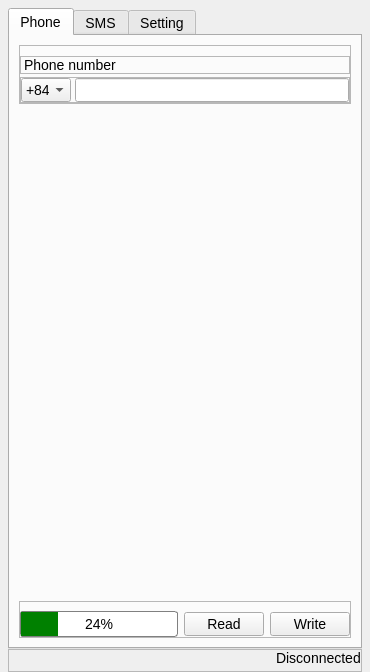
<?xml version="1.0" encoding="UTF-8"?>
<ui version="4.0">
 <class>MainWindow</class>
 <widget class="QMainWindow" name="MainWindow">
  <property name="geometry">
   <rect>
    <x>0</x>
    <y>0</y>
    <width>370</width>
    <height>672</height>
   </rect>
  </property>
  <property name="windowTitle">
   <string>MainWindow</string>
  </property>
  <property name="styleSheet">
   <string notr="true">font-size:14px;</string>
  </property>
  <widget class="QWidget" name="centralwidget">
   <layout class="QVBoxLayout" name="verticalLayout">
    <property name="spacing">
     <number>0</number>
    </property>
    <property name="leftMargin">
     <number>8</number>
    </property>
    <property name="topMargin">
     <number>8</number>
    </property>
    <property name="rightMargin">
     <number>8</number>
    </property>
    <property name="bottomMargin">
     <number>0</number>
    </property>
    <item>
     <widget class="QTabWidget" name="tabWidget">
      <property name="styleSheet">
       <string notr="true">QProgressBar {border: 1px solid gray;border-radius: 3px;text-align: center;background-color: white;color: black;} QProgressBar::chunk {background-color: green;}</string>
      </property>
      <property name="inputMethodHints">
       <set>Qt::ImhNone</set>
      </property>
      <property name="tabPosition">
       <enum>QTabWidget::North</enum>
      </property>
      <property name="currentIndex">
       <number>0</number>
      </property>
      <property name="usesScrollButtons">
       <bool>true</bool>
      </property>
      <property name="documentMode">
       <bool>false</bool>
      </property>
      <property name="movable">
       <bool>false</bool>
      </property>
      <property name="tabBarAutoHide">
       <bool>false</bool>
      </property>
      <widget class="QWidget" name="tab_1">
       <attribute name="title">
        <string>Phone</string>
       </attribute>
       <layout class="QVBoxLayout" name="verticalLayout_5">
        <item alignment="Qt::AlignTop">
         <widget class="QFrame" name="frame_4">
          <property name="frameShape">
           <enum>QFrame::StyledPanel</enum>
          </property>
          <property name="frameShadow">
           <enum>QFrame::Raised</enum>
          </property>
          <layout class="QVBoxLayout" name="verticalLayout_4">
           <property name="spacing">
            <number>3</number>
           </property>
           <property name="leftMargin">
            <number>0</number>
           </property>
           <property name="topMargin">
            <number>10</number>
           </property>
           <property name="rightMargin">
            <number>0</number>
           </property>
           <property name="bottomMargin">
            <number>0</number>
           </property>
           <item>
            <widget class="QFrame" name="frame_7">
             <property name="frameShape">
              <enum>QFrame::StyledPanel</enum>
             </property>
             <property name="frameShadow">
              <enum>QFrame::Raised</enum>
             </property>
             <layout class="QHBoxLayout" name="horizontalLayout_6">
              <property name="spacing">
               <number>0</number>
              </property>
              <property name="leftMargin">
               <number>3</number>
              </property>
              <property name="topMargin">
               <number>0</number>
              </property>
              <property name="rightMargin">
               <number>0</number>
              </property>
              <property name="bottomMargin">
               <number>0</number>
              </property>
              <item>
               <widget class="QLabel" name="label_2">
                <property name="sizePolicy">
                 <sizepolicy hsizetype="Preferred" vsizetype="Fixed">
                  <horstretch>0</horstretch>
                  <verstretch>0</verstretch>
                 </sizepolicy>
                </property>
                <property name="text">
                 <string>Phone number</string>
                </property>
               </widget>
              </item>
             </layout>
            </widget>
           </item>
           <item>
            <widget class="QFrame" name="frame_5">
             <property name="frameShape">
              <enum>QFrame::StyledPanel</enum>
             </property>
             <property name="frameShadow">
              <enum>QFrame::Raised</enum>
             </property>
             <layout class="QHBoxLayout" name="horizontalLayout_4">
              <property name="spacing">
               <number>4</number>
              </property>
              <property name="leftMargin">
               <number>0</number>
              </property>
              <property name="topMargin">
               <number>0</number>
              </property>
              <property name="rightMargin">
               <number>0</number>
              </property>
              <property name="bottomMargin">
               <number>0</number>
              </property>
              <item>
               <widget class="QComboBox" name="cbb_phone">
                <property name="sizePolicy">
                 <sizepolicy hsizetype="Maximum" vsizetype="Fixed">
                  <horstretch>0</horstretch>
                  <verstretch>0</verstretch>
                 </sizepolicy>
                </property>
                <property name="maximumSize">
                 <size>
                  <width>50</width>
                  <height>16777215</height>
                 </size>
                </property>
                <item>
                 <property name="text">
                  <string>+84</string>
                 </property>
                </item>
               </widget>
              </item>
              <item>
               <widget class="QLineEdit" name="line_phone">
                <property name="inputMethodHints">
                 <set>Qt::ImhDigitsOnly|Qt::ImhFormattedNumbersOnly</set>
                </property>
                <property name="text">
                 <string/>
                </property>
               </widget>
              </item>
             </layout>
            </widget>
           </item>
          </layout>
         </widget>
        </item>
        <item alignment="Qt::AlignBottom">
         <widget class="QFrame" name="frame_btn_phone">
          <property name="styleSheet">
           <string notr="true"/>
          </property>
          <property name="frameShape">
           <enum>QFrame::StyledPanel</enum>
          </property>
          <property name="frameShadow">
           <enum>QFrame::Raised</enum>
          </property>
          <layout class="QHBoxLayout" name="horizontalLayout_2">
           <property name="leftMargin">
            <number>0</number>
           </property>
           <property name="rightMargin">
            <number>0</number>
           </property>
           <property name="bottomMargin">
            <number>0</number>
           </property>
           <item>
            <widget class="QProgressBar" name="pb_phone">
             <property name="value">
              <number>24</number>
             </property>
            </widget>
           </item>
           <item>
            <widget class="QPushButton" name="btn_read_phone">
             <property name="text">
              <string>Read</string>
             </property>
            </widget>
           </item>
           <item>
            <widget class="QPushButton" name="btn_write_phone">
             <property name="text">
              <string>Write</string>
             </property>
            </widget>
           </item>
          </layout>
         </widget>
        </item>
       </layout>
      </widget>
      <widget class="QWidget" name="tab_2">
       <attribute name="title">
        <string>SMS</string>
       </attribute>
       <layout class="QVBoxLayout" name="verticalLayout_3">
        <item>
         <widget class="QGroupBox" name="groupBox">
          <property name="maximumSize">
           <size>
            <width>824</width>
            <height>50</height>
           </size>
          </property>
          <property name="title">
           <string>Input</string>
          </property>
          <layout class="QHBoxLayout" name="horizontalLayout">
           <item>
            <widget class="QCheckBox" name="cb_bit0">
             <property name="text">
              <string>0</string>
             </property>
             <property name="checked">
              <bool>true</bool>
             </property>
            </widget>
           </item>
           <item>
            <widget class="QCheckBox" name="cb_bit1">
             <property name="text">
              <string>1</string>
             </property>
            </widget>
           </item>
           <item>
            <widget class="QCheckBox" name="cb_bit2">
             <property name="text">
              <string>2</string>
             </property>
            </widget>
           </item>
           <item>
            <widget class="QCheckBox" name="cb_bit3">
             <property name="text">
              <string>3</string>
             </property>
            </widget>
           </item>
           <item>
            <widget class="QCheckBox" name="cb_bit4">
             <property name="text">
              <string>4</string>
             </property>
            </widget>
           </item>
           <item>
            <widget class="QFrame" name="space">
             <property name="sizePolicy">
              <sizepolicy hsizetype="Expanding" vsizetype="Preferred">
               <horstretch>0</horstretch>
               <verstretch>0</verstretch>
              </sizepolicy>
             </property>
             <property name="frameShape">
              <enum>QFrame::StyledPanel</enum>
             </property>
             <property name="frameShadow">
              <enum>QFrame::Raised</enum>
             </property>
            </widget>
           </item>
          </layout>
         </widget>
        </item>
        <item>
         <widget class="QFrame" name="frame">
          <property name="frameShape">
           <enum>QFrame::StyledPanel</enum>
          </property>
          <property name="frameShadow">
           <enum>QFrame::Raised</enum>
          </property>
          <layout class="QVBoxLayout" name="verticalLayout_2">
           <property name="spacing">
            <number>5</number>
           </property>
           <property name="leftMargin">
            <number>0</number>
           </property>
           <property name="topMargin">
            <number>0</number>
           </property>
           <property name="rightMargin">
            <number>0</number>
           </property>
           <property name="bottomMargin">
            <number>0</number>
           </property>
           <item>
            <widget class="QFrame" name="frame_6">
             <property name="frameShape">
              <enum>QFrame::StyledPanel</enum>
             </property>
             <property name="frameShadow">
              <enum>QFrame::Raised</enum>
             </property>
             <layout class="QHBoxLayout" name="horizontalLayout_5">
              <property name="spacing">
               <number>0</number>
              </property>
              <property name="leftMargin">
               <number>8</number>
              </property>
              <property name="topMargin">
               <number>0</number>
              </property>
              <property name="rightMargin">
               <number>0</number>
              </property>
              <property name="bottomMargin">
               <number>0</number>
              </property>
              <item>
               <widget class="QLabel" name="label">
                <property name="text">
                 <string>SMS Content</string>
                </property>
               </widget>
              </item>
              <item alignment="Qt::AlignRight">
               <widget class="QLabel" name="lb_count">
                <property name="text">
                 <string>0</string>
                </property>
               </widget>
              </item>
             </layout>
            </widget>
           </item>
           <item>
            <widget class="QPlainTextEdit" name="plain_content">
             <property name="styleSheet">
              <string notr="true">font-size: 16px;</string>
             </property>
            </widget>
           </item>
          </layout>
         </widget>
        </item>
        <item>
         <widget class="QFrame" name="frame_btn_sms">
          <property name="enabled">
           <bool>true</bool>
          </property>
          <property name="styleSheet">
           <string notr="true"/>
          </property>
          <property name="frameShape">
           <enum>QFrame::StyledPanel</enum>
          </property>
          <property name="frameShadow">
           <enum>QFrame::Raised</enum>
          </property>
          <layout class="QHBoxLayout" name="horizontalLayout_3">
           <property name="leftMargin">
            <number>0</number>
           </property>
           <property name="rightMargin">
            <number>0</number>
           </property>
           <property name="bottomMargin">
            <number>0</number>
           </property>
           <item>
            <widget class="QProgressBar" name="pb_sms">
             <property name="value">
              <number>24</number>
             </property>
            </widget>
           </item>
           <item>
            <widget class="QPushButton" name="btn_read_sms">
             <property name="text">
              <string>Read</string>
             </property>
            </widget>
           </item>
           <item>
            <widget class="QPushButton" name="btn_write_sms">
             <property name="text">
              <string>Write</string>
             </property>
            </widget>
           </item>
          </layout>
         </widget>
        </item>
       </layout>
      </widget>
      <widget class="QWidget" name="tab">
       <attribute name="title">
        <string>Setting</string>
       </attribute>
       <layout class="QVBoxLayout" name="verticalLayout_6">
        <item alignment="Qt::AlignTop">
         <widget class="QFrame" name="frame_11">
          <property name="frameShape">
           <enum>QFrame::StyledPanel</enum>
          </property>
          <property name="frameShadow">
           <enum>QFrame::Raised</enum>
          </property>
          <layout class="QHBoxLayout" name="horizontalLayout_9">
           <property name="leftMargin">
            <number>0</number>
           </property>
           <property name="topMargin">
            <number>0</number>
           </property>
           <property name="rightMargin">
            <number>0</number>
           </property>
           <property name="bottomMargin">
            <number>0</number>
           </property>
           <item>
            <widget class="QLabel" name="label_3">
             <property name="text">
              <string>Port</string>
             </property>
            </widget>
           </item>
           <item>
            <widget class="QComboBox" name="cbb_port"/>
           </item>
           <item>
            <widget class="QPushButton" name="btn_connect">
             <property name="text">
              <string>Connect</string>
             </property>
            </widget>
           </item>
          </layout>
         </widget>
        </item>
       </layout>
      </widget>
     </widget>
    </item>
    <item>
     <widget class="QFrame" name="frame_9">
      <property name="frameShape">
       <enum>QFrame::StyledPanel</enum>
      </property>
      <property name="frameShadow">
       <enum>QFrame::Raised</enum>
      </property>
      <layout class="QHBoxLayout" name="horizontalLayout_8">
       <property name="spacing">
        <number>0</number>
       </property>
       <property name="leftMargin">
        <number>0</number>
       </property>
       <property name="topMargin">
        <number>0</number>
       </property>
       <property name="rightMargin">
        <number>0</number>
       </property>
       <property name="bottomMargin">
        <number>5</number>
       </property>
       <item alignment="Qt::AlignRight">
        <widget class="QLabel" name="lb_status">
         <property name="text">
          <string>Disconnected</string>
         </property>
        </widget>
       </item>
      </layout>
     </widget>
    </item>
   </layout>
  </widget>
 </widget>
 <resources/>
 <connections/>
</ui>
